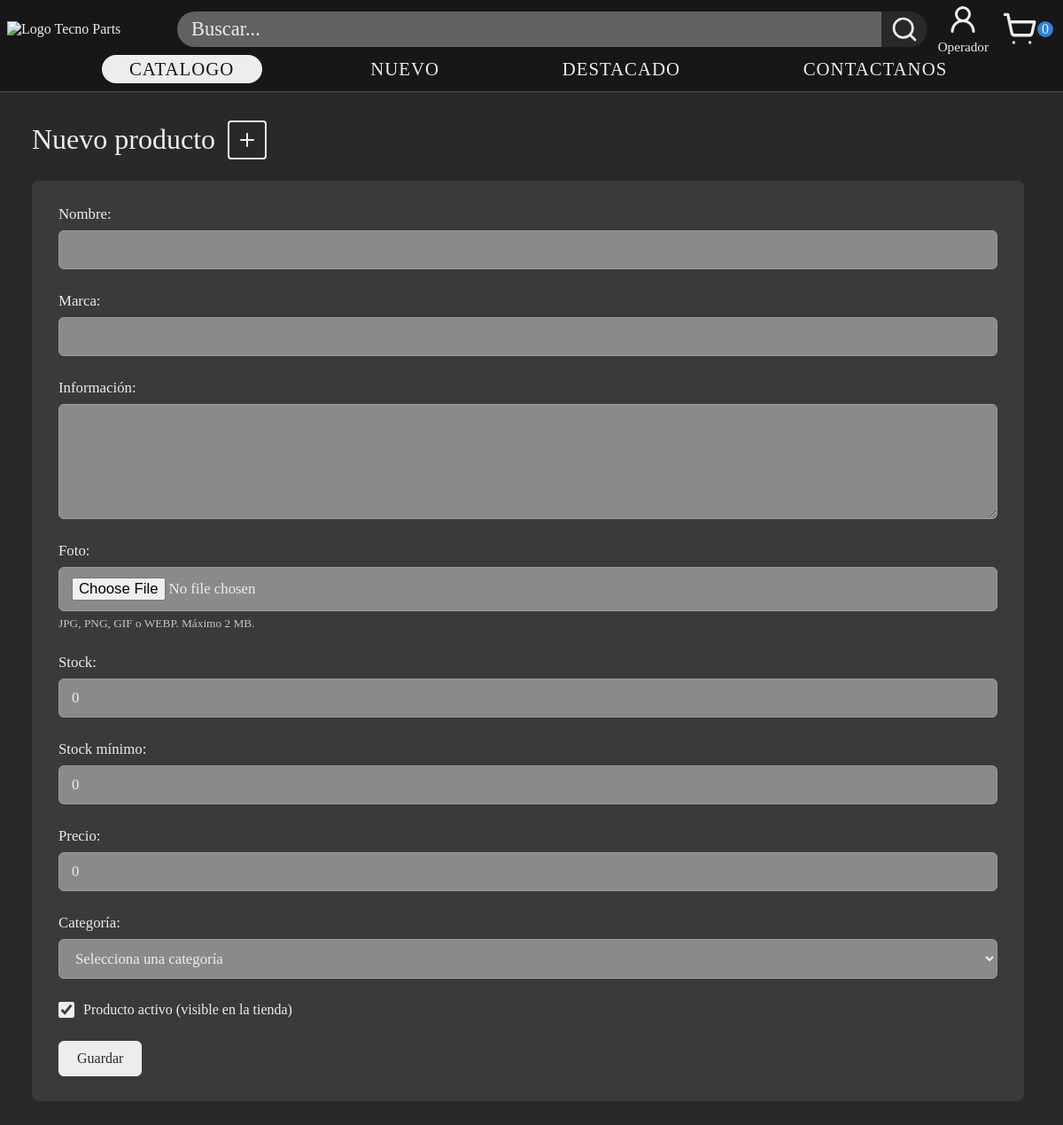
The app's page /index.php?pagina=admin_producto_crear (signed in) with its own data.
### tables this page shows
CREATE TABLE `usuarios` (
  `id_usuario` INT AUTO_INCREMENT PRIMARY KEY,
  `nombre` VARCHAR(255) NOT NULL UNIQUE,
  `email` VARCHAR(255) NOT NULL UNIQUE,
  `contrasenia` VARCHAR(255) NOT NULL,
  `foto` VARCHAR(255),
  `rol` ENUM('cliente', 'administrador', 'operador') NOT NULL DEFAULT 'cliente',
  `suspendida` TINYINT(1) NOT NULL DEFAULT 0,
  `fecha_registro` DATETIME NOT NULL DEFAULT CURRENT_TIMESTAMP
);

### controllers/AdminProductoController.php (called while the page is built, shortened)
<?php
require_once __DIR__ . '/../config/auth.php';
class AdminProductoController {
    private $productoModel;
    public function __construct($conexion) {
        $this->productoModel = new ProductoModel($conexion);
    }
    public function crear() {
        $producto = $this->productoVacio();
        $categorias = $this->productoModel->listarCategorias();
        $errores = array();
        $titulo = "Nuevo producto";
        $this->mostrarFormulario($producto, $categorias, $errores, $titulo, true);
    }
    private function mostrarFormulario($producto, $categorias, $errores, $titulo, $esAlta) {
        $cssExtra = ['public/css/paginaPanel.css'];
        $claseBody = 'body-panel';
        require __DIR__ . '/../views/header.php';
        require __DIR__ . '/../views/admin/producto_form.php';
    }
    private function productoVacio() {
        return array(
            'id_producto'  => null,
            'nombre'       => '',
            'marca'        => '',
            'informacion'  => '',
            'foto'         => null,
            'foto_actual'  => null,
            'stock'        => 0,
            'stock_minimo' => 0,
            'precio'       => 0.00,
            'id_categoria' => null,
            'activo'       => 1,
        );
    }
}

### config/auth.php (called while the page is built, shortened)
<?php
function escapar ($texto) {
    return htmlspecialchars((string)$texto, ENT_QUOTES, 'UTF-8');
}
function usuarioLogueado() {
    return !empty($_SESSION['id_usuario']);
}
function usuarioActual() {
    return array(
        'id_usuario' => $_SESSION['id_usuario'],
        'nombre'     => $_SESSION['nombre_usuario'] ?? '',
        'email'      => $_SESSION['email_usuario'] ?? '',
        'foto'       => $_SESSION['foto_usuario'] ?? '',
    );
}

### models/UsuarioModel.php (called while the page is built, shortened)
<?php
class UsuarioModel {
    private $conexion;
    public function __construct($conexion) {
            $this->conexion = $conexion;
    }
    public function obtenerPorId($idUsuario) {
        $stmt = $this->conexion->prepare(
            "SELECT id_usuario, nombre, email, contrasenia, foto, rol, suspendida
                FROM usuarios WHERE id_usuario = ? LIMIT 1"
        );
        $stmt->bind_param("i", $idUsuario);
        $stmt->execute();
        $resultado = $stmt->get_result();
        return $resultado->fetch_assoc();
    }
}
?>

### views/admin/producto_form.php (the view, shortened to what this page needs)
<?php
$producto['nombre']      = $producto['nombre'] ?? '';
$producto['marca']       = $producto['marca'] ?? '';
$producto['informacion'] = $producto['informacion'] ?? '';
$producto['stock']       = $producto['stock'] ?? 0;
$producto['stock_minimo'] = $producto['stock_minimo'] ?? 0;
$producto['precio']      = $producto['precio'] ?? 0;
$producto['activo']      = $producto['activo'] ?? 1;
$producto['id_categoria'] = $producto['id_categoria'] ?? null;
?>
<section class="panel-admin panel-admin--sin-barra">
    <div class="panel-admin__contenido">
        <div class="panel-admin__cabecera">
            <h1><?= escapar($titulo) ?></h1>
            <a class="panel-admin__icono-boton" href="index.php?pagina=admin_producto" title="Volver a la lista de productos">
                <svg><use href="public/img/iconos.svg#icono-mas"></use></svg>
            </a>
        </div>
        <div class="panel-admin__tarjeta">
            <form action="" method="POST" enctype="multipart/form-data">
                <div class="mb-3">
                    <label for="nombre" class="form-label">Nombre:</label>
                    <input type="text" name="nombre" id="nombre" class="form-control" maxlength="255"
                           value="<?= escapar($producto['nombre']) ?>" required>
                </div>
                <div class="mb-3">
                    <label for="marca" class="form-label">Marca:</label>
                    <input type="text" name="marca" id="marca" class="form-control" maxlength="100"
                           value="<?= escapar($producto['marca']) ?>" required>
                </div>
                <div class="mb-3">
                    <label for="informacion" class="form-label">Información:</label>
                    <textarea name="informacion" id="informacion" class="form-control" rows="4" required><?= escapar($producto['informacion']) ?></textarea>
                </div>
                <div class="mb-3">
                    <label for="foto" class="form-label">Foto:</label>
                    <input type="file" name="foto" id="foto" class="form-control" accept="image/jpeg,image/png,image/gif,image/webp"
                           <?= $esAlta ? 'required' : '' ?>>
                    <small>JPG, PNG, GIF o WEBP. Máximo 2 MB.</small>
                </div>
                <div class="mb-3">
                    <label for="stock" class="form-label">Stock:</label>
                    <input type="number" name="stock" id="stock" class="form-control" min="0" max="999999"
                           value="<?= escapar($producto['stock']) ?>" required>
                </div>
                <div class="mb-3">
                    <label for="stock_minimo" class="form-label">Stock mínimo:</label>
                    <input type="number" name="stock_minimo" id="stock_minimo" class="form-control" min="0" max="999999"
                           value="<?= escapar($producto['stock_minimo']) ?>" required>
                </div>
                <div class="mb-3">
                    <label for="precio" class="form-label">Precio:</label>
                    <input type="number" step="0.01" min="0" max="999999.99" name="precio" id="precio" class="form-control"
                           value="<?= escapar($producto['precio']) ?>" required>
                </div>
                <div class="mb-3">
                    <label for="id_categoria" class="form-label">Categoría:</label>
                    <select name="id_categoria" id="id_categoria" class="form-select" required>
                        <option value="">Selecciona una categoría</option>
                    </select>
                </div>
                <div class="mb-3 form-check">
                    <input type="checkbox" name="activo" id="activo" class="form-check-input" value="1"
                           <?= ((int) $producto['activo'] === 1) ? 'checked' : '' ?>>
                    <label for="activo" class="form-check-label">Producto activo (visible en la tienda)</label>
                </div>
                <button type="submit" class="btn btn-primary">Guardar</button>
            </form>
        </div>
    </div>
</section>

### views/header.php (shortened to what this page needs)
<!DOCTYPE html>
<html lang="es">
<head>
        <?php
            function etiquetaCss($rutaRelativa)
            {
                $rutaAbsoluta = __DIR__ . '/../' . $rutaRelativa;
                $version = is_file($rutaAbsoluta) ? filemtime($rutaAbsoluta) : time();
                echo '<link rel="stylesheet" href="' . htmlspecialchars($rutaRelativa)
                    . '?v=' . $version . '">' . PHP_EOL;
            }
            etiquetaCss('public/css/generales.css');
            if (isset($cssExtra)) {
                foreach ((array) $cssExtra as $hojaExtra) {
                    etiquetaCss($hojaExtra);
                }
            }
        ?>
</head>
<body<?= isset($claseBody) ? ' class="' . escapar($claseBody) . '"' : '' ?>>
    <header class="header">
        <div class="header-nav" id="nav-superior">
            <a href="index.php" class="header-logo">
            <img src="public/img/logoTecnoParts.png" alt="Logo Tecno Parts">
            </a>
            <form class="header-busqueda" action="index.php" method="GET">
                <input
                    type="text"
                    name="q"
                    placeholder="Buscar..."
                    value="<?php echo escapar(isset($_GET['q']) ? $_GET['q'] : ''); ?>">
                <button type="submit" aria-label="lupa">
                    <svg><use href="public/img/iconos.svg#icono-lupa"></use></svg>
                </button>
            </form>
            <?php if (usuarioLogueado()): ?>
                <?php $usuarioEnHeader = usuarioActual(); ?>
                <div class="usuario-logueado">
                    <a
                        class="usuario-logueado"
                        href="index.php?pagina=cuenta"
                        title="Ver mi cuenta">
                    <?php if (!empty($usuarioEnHeader['foto'])): ?>
                        <img
                            class="usuario-logueado__foto"
                            src="<?php echo escapar($usuarioEnHeader['foto']); ?>"
                            alt="Foto de perfil">
                    <?php else: ?>
                        <svg class="usuario-logueado__icono"><use href="public/img/iconos.svg#icono-persona"></use></svg>
                    <?php endif; ?>
                        <?php echo escapar($usuarioEnHeader['nombre']); ?>
                    </a>
                </div>
            <?php endif; ?>
            <a href="index.php?pagina=carrito" class="btn-carrito">
                <svg><use href="public/img/iconos.svg#icono-carrito"></use></svg>
                <span id="contador-carrito">0</span>
            </a>
        </div>
        <nav class="header-nav" id="nav-inferior">
            <ul class="nav-list">
                <li class="nav-item"><a href="index.php?pagina=catalogo">Catalogo</a></li>
                <li class="nav-item"><a href="index.php?pagina=home#lo-nuevo">Nuevo</a></li>
                <li class="nav-item"><a href="index.php?pagina=home#destacados">Destacado</a></li>
                <li class="nav-item"><a href="index.php?pagina=home#redes">Contactanos</a></li>
            </ul>
        </nav>
    </header>
    <main class="contenido-principal">

### public/css/generales.css (style rules this page uses)
* { margin: 0; padding: 0; box-sizing: border-box; scroll-behavior: smooth; }
html { scroll-behavior: smooth; font-family: Playfair; color: #ededed; }
body { display: flex; flex-direction: column; background-color: #292929; }
main { width: 100%; min-height: calc(100dvh - 210px); }
img { display: block; max-width: 100%; height: auto; }
a { display: block; text-decoration: none; color: inherit; cursor: pointer; }
button { font-family: inherit; color: inherit; background-color: transparent; cursor: pointer; border: none; }
input, input::placeholder { font-family: inherit; font-size: inherit; color: inherit; outline: none; border: none; }
svg { width: 40px; height: 40px; color: #ededed; flex-shrink: 0; }

### public/css/header.css (style rules this page uses)
.header { display: flex; flex-direction: column; position: sticky; align-items: center; width: 100%; max-height: 120px; padding: 0.25rem 0.5rem; top: 0; z-index: 100; background-color:#171717; }
.header-nav { width: 100%; max-width: 1400px; display: flex; flex-direction: row; justify-content: space-evenly; align-items: center; }
#nav-superior { max-height: 70px; gap: 12px; }
.header-logo { width: 180px; }
.header-logo img { transition: filter 250ms ease; }
.header-busqueda { flex: 1; display: flex; overflow: hidden; border-radius: 1.5rem; transition: transform 250ms ease; }
.header-busqueda input { flex: 1; padding: 0 1rem; font-size: 1.4rem; background-color: #616161; }
.header-busqueda button { background: #292929; border-radius: 0 1rem 1rem 0; display: flex; align-items: center; justify-content: center; padding: 4px 10px; }
.header-busqueda button svg { width: 2rem; height: 2rem; color: #ededed; transition: opacity 200ms ease; }
.btn-carrito { flex: 1; display: flex; justify-content: center; align-items: center; max-width: 64px; margin: 0 auto; transition: transform 100ms ease, opacity 100ms ease; }
.btn-carrito span { background-color: #3480d7; border-radius: 50%; padding-left: 5px; padding-right: 5px; }
#nav-inferior { max-height: 40px; padding: 0 0 0.3rem 0; }
.nav-list { width: 100%; display: flex; flex-direction: row; justify-content: space-evenly; align-items: center; list-style: none; }
.nav-item { border-radius: 16px; padding: 0px 4px; transition: background-color 150ms ease, transform 150ms ease; }
.nav-item a { text-transform: uppercase; white-space: nowrap; letter-spacing: 1px; padding: 4px 12px; font-size: 1.3rem; }
.nav-item:first-child { padding: 0 1.2rem; text-align: center; background-color: #ededed; color: #151515; }

### public/css/Login.css (style rules this page uses)
.usuario-logueado { display: flex; flex-direction: column; align-items: center; justify-content: center; gap: 4px; font-size: 0.95rem; max-width: 160px; overflow: hidden; text-overflow: ellipsis; white-space: nowrap; color: inherit; transition: color 150ms ease; }
.usuario-logueado svg { width: 36px; height: 36px; fill: none; stroke: #ededed; stroke-width: 2px; }

### records on screen
usuarios: nombre "Operador", stock "0", stock_minimo "0", precio "0"

### other values on screen
escapar($titulo) "Nuevo producto"
